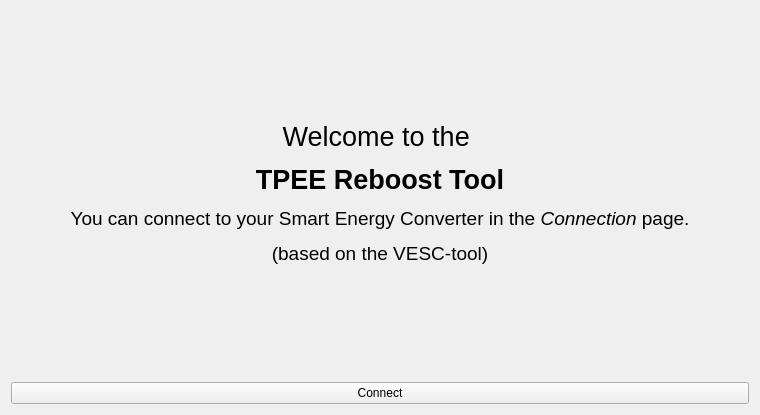
<?xml version="1.0" encoding="UTF-8"?>
<ui version="4.0">
 <class>PageWelcome</class>
 <widget class="QWidget" name="PageWelcome">
  <property name="geometry">
   <rect>
    <x>0</x>
    <y>0</y>
    <width>760</width>
    <height>415</height>
   </rect>
  </property>
  <property name="windowTitle">
   <string>Form</string>
  </property>
  <layout class="QVBoxLayout" name="verticalLayout">
   <item>
    <widget class="ImageWidget" name="bgWidget" native="true">
     <layout class="QVBoxLayout" name="verticalLayout_2" stretch="1">
      <property name="leftMargin">
       <number>30</number>
      </property>
      <property name="topMargin">
       <number>30</number>
      </property>
      <property name="rightMargin">
       <number>30</number>
      </property>
      <property name="bottomMargin">
       <number>30</number>
      </property>
      <item>
       <widget class="QLabel" name="label">
        <property name="text">
         <string>&lt;html&gt;&lt;head/&gt;&lt;body&gt;&lt;p align=&quot;center&quot;&gt;&lt;span style=&quot; font-size:20pt;&quot;&gt;Welcome to the &lt;/span&gt;&lt;/p&gt;&lt;p align=&quot;center&quot;&gt;&lt;span style=&quot; font-size:20pt; font-weight:600;&quot;&gt;TPEE Reboost Tool&lt;/span&gt;&lt;/p&gt;&lt;p align=&quot;center&quot;&gt;&lt;span style=&quot; font-size:14pt;&quot;&gt;You can connect to your Smart Energy Converter in the &lt;/span&gt;&lt;span style=&quot; font-size:14pt; font-style:italic;&quot;&gt;Connection&lt;/span&gt;&lt;span style=&quot; font-size:14pt;&quot;&gt; page.&lt;/span&gt;&lt;/p&gt;&lt;p align=&quot;center&quot;&gt;&lt;span style=&quot; font-size:14pt;&quot;&gt;(based on the VESC-tool)&lt;/span&gt;&lt;/p&gt;&lt;/body&gt;&lt;/html&gt;</string>
        </property>
        <property name="wordWrap">
         <bool>true</bool>
        </property>
       </widget>
      </item>
     </layout>
    </widget>
   </item>
   <item>
    <layout class="QHBoxLayout" name="horizontalLayout">
     <property name="spacing">
      <number>3</number>
     </property>
     <item>
      <widget class="QPushButton" name="autoConnectButton">
       <property name="toolTip">
        <string>Automatically connect using the USB connection.</string>
       </property>
       <property name="text">
        <string>Connect</string>
       </property>
       <property name="icon">
        <iconset resource="../res.qrc">
         <normaloff>:/res/icons/Connected-96.png</normaloff>:/res/icons/Connected-96.png</iconset>
       </property>
       <property name="iconSize">
        <size>
         <width>45</width>
         <height>45</height>
        </size>
       </property>
      </widget>
     </item>
    </layout>
   </item>
  </layout>
 </widget>
 <customwidgets>
  <customwidget>
   <class>ImageWidget</class>
   <extends>QWidget</extends>
   <header>widgets/imagewidget.h</header>
   <container>1</container>
  </customwidget>
 </customwidgets>
 <resources>
  <include location="../res.qrc"/>
 </resources>
 <connections/>
</ui>
